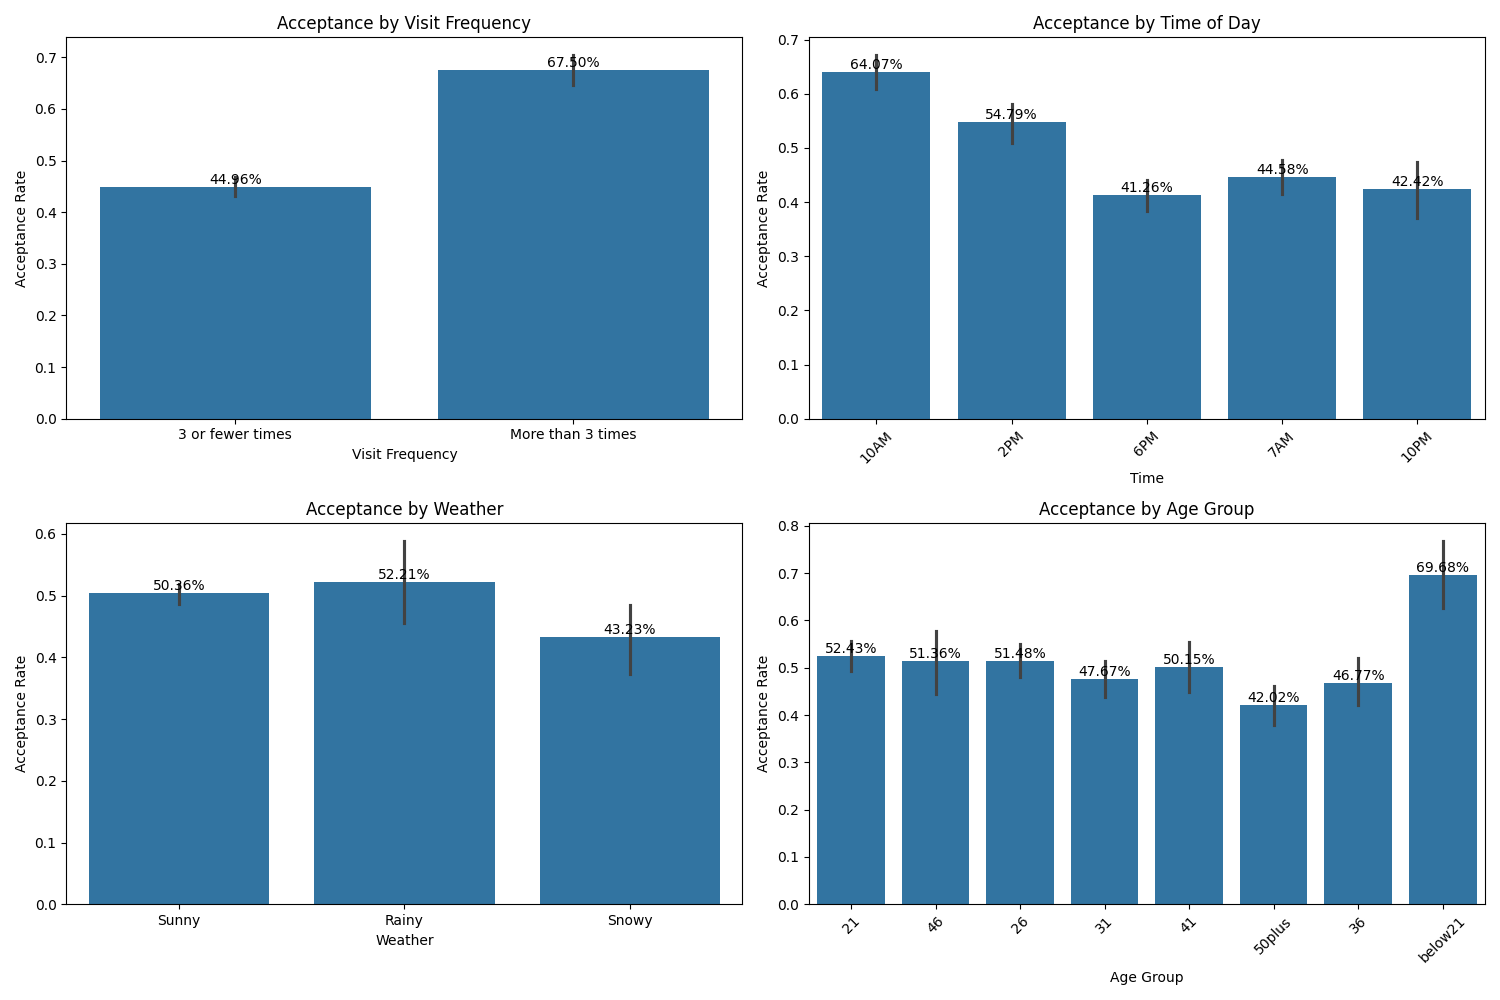

Here is the Python script that generated this plot:
import pandas as pd
import matplotlib.pyplot as plt
import seaborn as sns

# Read the data
data = pd.read_csv('data/coupons.csv')

# Create a DataFrame with just coffee house coupons
coffee_coupons_df = data[data['coupon'] == 'Coffee House'].copy()

# Convert coffee house visit frequency to numeric values
def convert_coffee_visits(x):
    if x == 'never':
        return 0
    elif x == 'less1':
        return 0.5
    elif x == '1~3':
        return 2
    elif x == '4~8':
        return 6
    elif x == 'gt8':
        return 9
    else:
        return None

coffee_coupons_df['coffee_visits_numeric'] = coffee_coupons_df['CoffeeHouse'].apply(convert_coffee_visits)

# Create visit frequency groups
coffee_coupons_df['visit_frequency'] = coffee_coupons_df['coffee_visits_numeric'].apply(
    lambda x: 'More than 3 times' if x > 3 else '3 or fewer times'
)

# Calculate acceptance rates by different characteristics
print("\nCoffee House Coupon Analysis:")
print("-" * 50)
print(f"Total number of coffee house coupons: {len(coffee_coupons_df)}")

# 1. Acceptance by visit frequency
visit_acceptance = coffee_coupons_df.groupby('visit_frequency')['Y'].agg(['count', 'mean']).round(3)
visit_acceptance.columns = ['Total Coupons', 'Acceptance Rate']
print("\nAcceptance by Visit Frequency:")
print(visit_acceptance)

# 2. Acceptance by time of day
time_acceptance = coffee_coupons_df.groupby('time')['Y'].agg(['count', 'mean']).round(3)
time_acceptance.columns = ['Total Coupons', 'Acceptance Rate']
print("\nAcceptance by Time of Day:")
print(time_acceptance)

# 3. Acceptance by weather
weather_acceptance = coffee_coupons_df.groupby('weather')['Y'].agg(['count', 'mean']).round(3)
weather_acceptance.columns = ['Total Coupons', 'Acceptance Rate']
print("\nAcceptance by Weather:")
print(weather_acceptance)

# 4. Acceptance by age group
age_acceptance = coffee_coupons_df.groupby('age')['Y'].agg(['count', 'mean']).round(3)
age_acceptance.columns = ['Total Coupons', 'Acceptance Rate']
print("\nAcceptance by Age Group:")
print(age_acceptance)

# Create visualizations
plt.figure(figsize=(15, 10))

# 1. Visit Frequency Plot
plt.subplot(2, 2, 1)
sns.barplot(data=coffee_coupons_df, x='visit_frequency', y='Y')
plt.title('Acceptance by Visit Frequency')
plt.xlabel('Visit Frequency')
plt.ylabel('Acceptance Rate')
for i in plt.gca().patches:
    plt.gca().annotate(f'{i.get_height():.2%}', 
                      (i.get_x() + i.get_width()/2, i.get_height()),
                      ha='center', va='bottom')

# 2. Time of Day Plot
plt.subplot(2, 2, 2)
sns.barplot(data=coffee_coupons_df, x='time', y='Y')
plt.title('Acceptance by Time of Day')
plt.xlabel('Time')
plt.ylabel('Acceptance Rate')
plt.xticks(rotation=45)
for i in plt.gca().patches:
    plt.gca().annotate(f'{i.get_height():.2%}', 
                      (i.get_x() + i.get_width()/2, i.get_height()),
                      ha='center', va='bottom')

# 3. Weather Plot
plt.subplot(2, 2, 3)
sns.barplot(data=coffee_coupons_df, x='weather', y='Y')
plt.title('Acceptance by Weather')
plt.xlabel('Weather')
plt.ylabel('Acceptance Rate')
for i in plt.gca().patches:
    plt.gca().annotate(f'{i.get_height():.2%}', 
                      (i.get_x() + i.get_width()/2, i.get_height()),
                      ha='center', va='bottom')

# 4. Age Group Plot
plt.subplot(2, 2, 4)
sns.barplot(data=coffee_coupons_df, x='age', y='Y')
plt.title('Acceptance by Age Group')
plt.xlabel('Age Group')
plt.ylabel('Acceptance Rate')
plt.xticks(rotation=45)
for i in plt.gca().patches:
    plt.gca().annotate(f'{i.get_height():.2%}', 
                      (i.get_x() + i.get_width()/2, i.get_height()),
                      ha='center', va='bottom')

plt.tight_layout()
plt.savefig('coffee_house_analysis.png')
plt.close() 